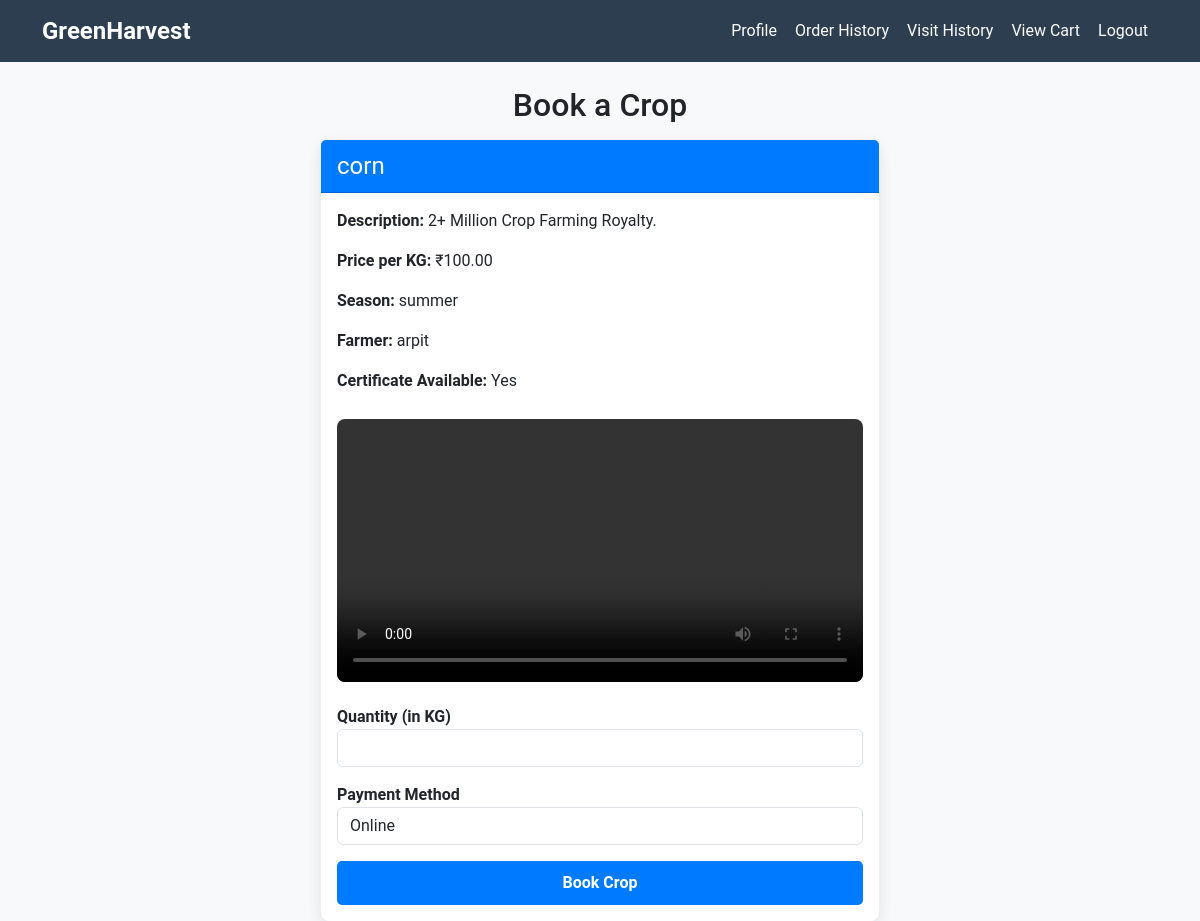
/order.php?crop_id=1 (signed in), run on the app's committed database.
### tables this page shows
CREATE TABLE `crops` (
  `id` int(11) NOT NULL,
  `farmer_id` int(11) DEFAULT NULL,
  `name` varchar(100) DEFAULT NULL,
  `description` text DEFAULT NULL,
  `image` varchar(255) DEFAULT NULL,
  `season` varchar(50) DEFAULT NULL,
  `price_per_kg` decimal(10,2) DEFAULT NULL,
  `video` varchar(255) DEFAULT NULL,
  `insurance_status` enum('insured','not_insured') DEFAULT NULL,
  `certificate_available` tinyint(1) DEFAULT 0
);

CREATE TABLE `farmers` (
  `id` int(11) NOT NULL,
  `name` varchar(100) DEFAULT NULL,
  `email` varchar(100) DEFAULT NULL,
  `password` varchar(255) DEFAULT NULL,
  `location` varchar(100) DEFAULT NULL,
  `bio` text DEFAULT NULL,
  `certification_status` enum('pending','verified','rejected') DEFAULT NULL,
  `certification_doc` varchar(255) DEFAULT NULL,
  `insurance_doc` varchar(255) DEFAULT NULL,
  `crop_certification` varchar(255) NOT NULL,
  `otp` varchar(6) DEFAULT '0',
  `is_verified` tinyint(1) DEFAULT 0,
  `pass_key` varchar(6) DEFAULT NULL
);

### order.php (the view, shortened to what this page needs)
<?php
include 'config.php';
if (isset($_GET['crop_id'])) {
    $crop_id = $_GET['crop_id'];
    $stmt = $conn->prepare("SELECT c.name AS crop_name, c.description, c.price_per_kg, c.season, c.certificate_available, f.name AS farmer_name, c.video FROM crops c JOIN farmers f ON c.farmer_id = f.id WHERE c.id = ?");
    $stmt->execute([$crop_id]);
    $crop = $stmt->fetch();
} else {
    header('Location: crop_info.php');
    exit();
}
?>
<!DOCTYPE html>
<html lang="en">
<head>
    <link rel="stylesheet" href="https://cdn.jsdelivr.net/npm/bootstrap@5.3.0/dist/css/bootstrap.min.css">
</head>
<body>
<?php include "navbar.php"; ?>
<div class="container">
    <h2 class="mb-3 mt-4 text-center">Book a Crop</h2>
    <div class="card w-50" style="margin: 0 auto;">
        <div class="card-header">
            <?php echo htmlspecialchars($crop['crop_name']); ?>
        </div>
        <div class="card-body">
            <p><strong>Description:</strong> <?php echo htmlspecialchars($crop['description']); ?></p>
            <p><strong>Price per KG:</strong> ₹<?php echo htmlspecialchars($crop['price_per_kg']); ?></p>
            <p><strong>Season:</strong> <?php echo htmlspecialchars($crop['season']); ?></p>
            <p><strong>Farmer:</strong> <?php echo htmlspecialchars($crop['farmer_name']); ?></p>
            <p><strong>Certificate Available:</strong> <?php echo $crop['certificate_available'] ? 'Yes' : 'No'; ?></p>
            <?php if (!empty($crop['video'])): ?>
                <video controls>
                    <source src="<?php echo htmlspecialchars($crop['video']); ?>" type="video/mp4">
                </video>
            <?php endif; ?>
            <form method="POST" class="mt-3">
                <div class="form-group">
                    <label for="quantity">Quantity (in KG)</label>
                    <input type="number" name="quantity" id="quantity" class="form-control" required>
                </div>
                <div class="form-group mt-3">
                    <label for="payment_method">Payment Method</label>
                    <select name="payment_method" id="payment_method" class="form-control" required>
                        <option value="online">Online</option>
                    </select>
                </div>
                <button type="submit" class="btn btn-primary mt-3">Book Crop</button>
            </form>
        </div>
    </div>
</div>
</body>
</html>

### order.php (style rules this page uses)
body { background-color: #f8f9fa; font-family: 'Roboto', sans-serif; }
.card { border: none; border-radius: 8px; box-shadow: 0px 5px 15px rgba(0, 0, 0, 0.1); background: #ffffff; }
.card-header { background: #007bff; color: white; font-size: 1.5rem; border-top-left-radius: 8px; border-top-right-radius: 8px; }
.btn-primary { background: #007bff; border: none; padding: 10px; font-size: 1rem; font-weight: bold; width: 100%; border-radius: 5px; transition: 0.3s; }
.form-group label { font-weight: bold; }
video { width: 100%; border-radius: 8px; margin-top: 10px; }

### navbar.php (style rules this page uses)
body { background-color: #f8f9fa; font-family: 'Roboto', sans-serif; }

### data on the page
crops: name "corn", description "2+ Million Crop Farming Royalty.", price_per_kg "100.00", season "summer", farmer.name "arpit"
